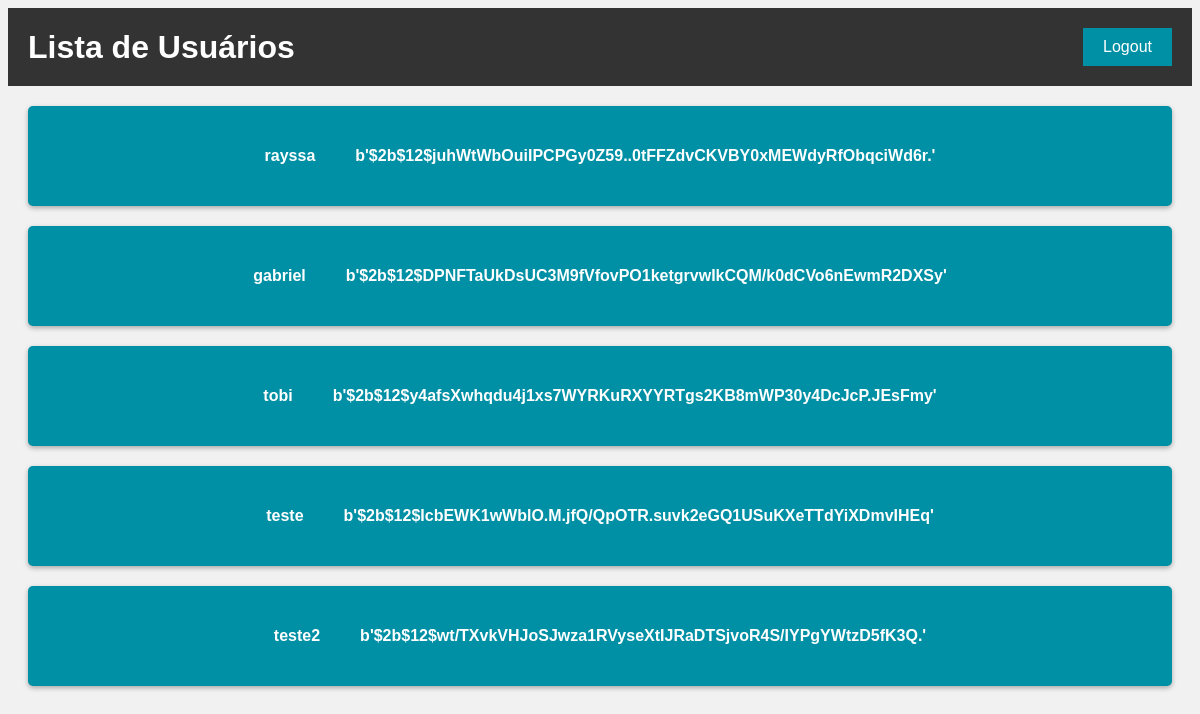
The page /dashboard (signed in) on the database its author committed.
### app.py (models this page shows)
class User(db.Model, UserMixin):
    id = db.Column(db.Integer, primary_key=True)
    username = db.Column(db.String(20), nullable=False, unique=True)
    password = db.Column(db.String(80), nullable=False)

### app.py (the view)
    @app.route('/dashboard', methods=['GET', 'POST'])
    @login_required
    def dashboard():
        users = User.query.all()
        return render_template('dashboard.html', users=users)

### templates/dashboard.html (shortened to what this page needs)
<!DOCTYPE html>
<html lang="en">
<head>
    <link rel="stylesheet" href="../static/styles/dashboard.css">
</head>
<body>
    <header>
        <h1>Lista de Usuários</h1>
        <a href="{{ url_for('logout') }}">Logout</a>
    </header>
    <div class="alunos-lista">
        {% for user in users %}
            <div class="aluno-card">
                <h3>{{ user.username }}</h3>
                <h3>{{ user.password }}</h3>
            </div>
        {% endfor %}
    </div>
</body>
</html>

### static/styles/dashboard.css (style rules this page uses)
body { font-family: Arial, sans-serif; background-color: #f1f1f1; }
header { display: flex; justify-content: space-between; align-items: center; background-color: #333; color: white; padding: 20px; }
header h1 { margin: 0; }
header a { background-color: #0090a5; color: white; border: none; padding: 10px 20px; font-size: 16px; cursor: pointer; text-decoration: none; }
.aluno-card { background-color: #0090a5; border-radius: 5px; box-shadow: 0px 2px 5px rgba(0, 0, 0, 0.3); margin: 20px; height: 100px; display: flex; align-items: center; justify-content: center; }
.aluno-card h3 { margin: 20px; font-size: 16px; color: white; line-height: 1.4; }

### rows shown on the page
User: username "rayssa", password "b'$2b$12$juhWtWbOuiIPCPGy0Z59..0tFFZdvCKVBY0xMEWdyRfObqciWd6r.'"
User: username "gabriel", password "b'$2b$12$DPNFTaUkDsUC3M9fVfovPO1ketgrvwIkCQM/k0dCVo6nEwmR2DXSy'"
User: username "tobi", password "b'$2b$12$y4afsXwhqdu4j1xs7WYRKuRXYYRTgs2KB8mWP30y4DcJcP.JEsFmy'"
User: username "teste", password "b'$2b$12$IcbEWK1wWblO.M.jfQ/QpOTR.suvk2eGQ1USuKXeTTdYiXDmvIHEq'"
User: username "teste2", password "b'$2b$12$wt/TXvkVHJoSJwza1RVyseXtIJRaDTSjvoR4S/IYPgYWtzD5fK3Q.'"
